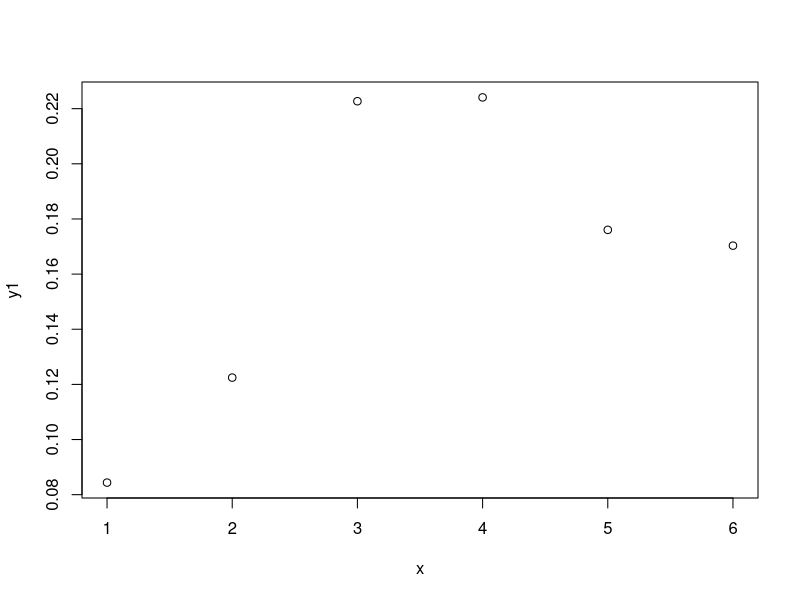

Here is the R script that generated this plot: (Note: this script raises an error after producing the figure.)
## Try to reproduce ologit in R
library(MASS)
library(ggplot2)
library(tidyr)

p_C2 <- c(0.3,0.2,0.15,0.2, 0.1, 0.05)  # control group outcome probabilities
p_E2 <- c(0.15,0.3,0.1, 0.2, 0.2, 0.05)  # experimental group outcome probabilities
p_C <- c(0.2, 0.3, 0.3, 0.2)
p_E <- c(0.1, 0.2, 0.4, 0.3)

##### Function that generates a simplex vector ####
# Zufallsvektoren auf dem Simplex
random_simplex <- function(n) {
  x <- rgamma(5, shape = 1, rate = 1)  # oder shape = alpha für andere Verteilungen
  x / sum(x)
}

normal_simplex <- function(n, favored_cat) {
  x <- seq(1, n, by = 1)
  y <- dnorm(x, mean =  x[favored_cat], sd = 2.5)
  noise <- runif(n, min = 0.8, max = 1.2) # Add random noise (for example, 10% variation)
  y_noisy <- y * noise  # Apply noise and normalize
  y1 <- y_noisy/sum(y_noisy)
  plot(x,y1)
  return(y1)
}
normal_simplex(6, 4)

# Function that generates two simplex vectors, where the second has higher values on average
generate_two_simplex_vectors <- function(n, bias_strength = 2) {
  # Vektor A: gleichmäßige Dirichlet-Verteilung
  alpha_a <- rep(1, n)
  a <- rgamma(n, shape = alpha_a, rate = 1)
  a <- a / sum(a)
  
  # Vektor B: größere alpha-Werte an denselben Stellen, wo a hoch ist
  # Das verstärkt die hohen Werte weiter
  alpha_b <- 1 + bias_strength * a  # bias_strength steuert die Verstärkung
  b <- rgamma(n, shape = alpha_b, rate = 1)
  b <- b / sum(b)
  
  list(a = a, b = b)
}

############# Proportional Odds Method #########################################
# This function (adapted from Kieser 2020) will calculate the needed sample size based on p_C and p_E for proportional odds regression. A piece is still missing. Please ignore at this stage.
# calculate theta_A with artcat (Ian Whites) method
calculate_theta_A_old <- function(p_C, p_E, r = 1) {
  # Validate inputs
  if (length(p_C) != length(p_E)) {
    stop("p_C and p_E must have the same length (same number of outcome levels).")
  }
  if (abs(sum(p_C) - 1) > 1e-6 || abs(sum(p_E) - 1) > 1e-6) {
    stop("Probabilities p_C and p_E must each sum to 1.")
  }
  
  K <- length(p_C)  # number of outcome levels
  
  # Construct outcome levels and group labels
  outcome <- rep(c(1:K), times = 2)
  group <- c(rep(c("control"), times = K), rep(c("treatment"), times = K))
  
  # Calculate weights under the alternative hypothesis
  weights_alt <- c(((r * p_C) / (r + 1)), (p_E / (r + 1)))
  
  # Create synthetic dataset
  data_alt <- data.frame(
    outcome = factor(outcome, ordered = TRUE),
    group = factor(group, levels = c("control", "treatment")),
    weight = weights_alt
  )
  
  # Fit proportional odds model under the alternative
  model_alt <- suppressWarnings(
    polr(outcome ~ group, data = data_alt, weights = weight, method = "logistic", Hess = TRUE)
  )
  
  # Extract coefficient of treatment effect
  coef_alt <- -coef(summary(model_alt))["grouptreatment", "Value"]
  var_alt <- coef(summary(model_alt))["grouptreatment", "Std. Error"]
  alt <- data.frame("coef" = coef_alt, "Var" = var_alt)
  return(alt)
}

calculate_theta_A <- function(p_C, p_E, r = 1) {
  # Validate inputs
  if (length(p_C) != length(p_E)) {
    stop("p_C and p_E must have the same length (same number of outcome levels).")
  }
  if (abs(sum(p_C) - 1) > 1e-6 || abs(sum(p_E) - 1) > 1e-6) {
    stop("Probabilities p_C and p_E must each sum to 1.")
  }
  K <- length(p_C)  # number of outcome levels
  
  # Construct outcome levels and group labels
  outcome <- rep(1:K, 2) 
  group <- c(rep("control", K), rep("treatment", K))
  
  if(length(p_C)==3){
    weight <- c(((r * p_C) / (r + 1)), (p_E / (r + 1)))
  } else {
    N <- 1e6
    weight <- round(N*c(((r * p_C) / (r + 1)), (p_E / (r + 1))))
  }
  
  # Create synthetic dataset
  data_alt <- data.frame(
    outcome = factor(outcome, ordered = TRUE),
    group = factor(group, levels = c("control", "treatment")),
    weight = weight
  )
  
  # Fit proportional odds model under the alternative
  model_alt <- polr(outcome ~ group, data = data_alt, weights = weight, method = "logistic", Hess = TRUE)
  
  # Extract coefficient of treatment effect
  coef_alt <- -coef(summary(model_alt))["grouptreatment", "Value"]
  var_alt <- coef(summary(model_alt))["grouptreatment", "Std. Error"]
  alt <- data.frame("coef" = coef_alt, "Var" = var_alt)
  return(alt)
}

calculate_theta_A2 <- function(p_C, p_E, r = 1) {
  # Validate inputs
  if (length(p_C) != length(p_E)) {
    stop("p_C and p_E must have the same length (same number of outcome levels).")
  }
  if (abs(sum(p_C) - 1) > 1e-6 || abs(sum(p_E) - 1) > 1e-6) {
    stop("Probabilities p_C and p_E must each sum to 1.")
  }
  if(length(p_C)==3){
    N <- 1
    counts_C <- (r / (r + 1)) * p_C
    counts_E <- (1 / (r + 1)) * p_E
    } else {
      N <- 1e6
      counts_C <- round(N * (r / (r + 1)) * p_C)
      counts_E <- round(N * (1 / (r + 1)) * p_E)
    }
  K <- length(p_C)  # number of outcome levels
  
  # Construct outcome levels and group labels
  outcome <- rep(1:K, 2) 
  group <- c(rep("control", K), rep("treatment", K))
  weight <- c(counts_C, counts_E)
  # Create synthetic dataset
  data_alt <- data.frame(
    outcome = factor(outcome, ordered = TRUE),
    group = factor(group, levels = c("control", "treatment")),
    weight = weight
  )
  
  # Fit proportional odds model under the alternative
  model_alt <- polr(outcome ~ group, data = data_alt, weights = weight, method = "logistic", Hess = TRUE)
  
  # Extract coefficient of treatment effect
  coef_alt <- -coef(summary(model_alt))["grouptreatment", "Value"]
  var_alt <- coef(summary(model_alt))["grouptreatment", "Std. Error"]
  alt <- data.frame("coef" = coef_alt, "Var" = var_alt)
  return(alt)
}

calculate_theta_A(p_C = p_C, p_E=p_E, r=1)
calculate_theta_A(p_C=c(0.1,0.2,0.4,0.2, 0.1), p_E=c(0.15,0.35,0.1, 0.2, 0.2), r=1)
calculate_theta_A_old(p_C=c(0.1,0.2,0.4,0.2, 0.1), p_E=c(0.15,0.35,0.1, 0.2, 0.2), r=1)
calculate_theta_A2(p_C=c(0.1,0.2,0.4,0.2, 0.1), p_E=c(0.15,0.35,0.1, 0.2, 0.2), r=1)
calculate_theta_A(p_C=c(0.3,0.2,0.15,0.2, 0.1, 0.05), p_E=c(0.15,0.3,0.1, 0.2, 0.2, 0.05), r=1)
calculate_theta_A(p_C=random_simplex(3), p_E=random_simplex(3), r=1)

calculate_theta_N <- function(p_C, p_E, r = 1) {
  # Null Hypothesis states: theta=0
  # Validate inputs
  if (length(p_C) != length(p_E)) {
    stop("p_C and p_E must have the same length (same number of outcome levels).")
  }
  if (abs(sum(p_C) - 1) > 1e-6 || abs(sum(p_E) - 1) > 1e-6) {
    stop("Probabilities p_C and p_E must each sum to 1.")
  }
  
  K <- length(p_C)  # number of outcome levels
  
  p_i <- (r*p_C+p_E)/(r+1) # expected value of estimand (e.g. risk difference)
                            # make both probabilities equal, so that theta = 0
  
  # Construct outcome levels and group labels
  outcome <- rep(c(1:K), times = 2)
  group <- c(rep(c("control"), times = K), rep(c("treatment"), times = K))
  
  # Calculate weights under the alternative hypothesis
  weights_null <- c(((r * p_i) / (r + 1)), (p_i / (r + 1)))
  
  # Create synthetic dataset
  data_null <- data.frame(
    outcome = factor(outcome, ordered = TRUE),
    group = factor(group, levels = c("control", "treatment")),
    weight = weights_null
  )
  
  # Fit proportional odds model under the alternative
  model_null <- suppressWarnings(
    polr(outcome ~ group, data = data_null, weights = weight, method = "logistic", Hess = TRUE)
  )
  
  # Extract coefficient of treatment effect
  coef_null <- -coef(summary(model_null))["grouptreatment", "Value"]
  var_null <- coef(summary(model_null))["grouptreatment", "Std. Error"]
  null <- data.frame("coef" = coef_null, "Var" = var_null)
  return(null)
}

calculate_theta_N(p_C = p_C, p_E=p_E, r=1)
calculate_theta_N(p_C=c(0.1,0.2,0.4,0.2, 0.1), p_E=c(0.15,0.35,0.1, 0.2, 0.2), r=1)
calculate_theta_N(p_C=c(0.3,0.2,0.15,0.2, 0.1, 0.05), p_E=c(0.15,0.3,0.1, 0.2, 0.2, 0.05), r=1)


samplesize_po_AA <- function(p_C, p_E, alpha, beta, r, p_C2=NULL, p_E2=NULL){
  
  theta_A <- calculate_theta_A_old(p_C, p_E, r)[1,1]
  Var_A <- calculate_theta_A_old(p_C, p_E, r)[1,2]^2
  
  n <- (Var_A*((qnorm(1-alpha/2)+qnorm(1-beta))^2))/(theta_A^2) # White, 2023 Formel 5 (AA)
  n_E <- ceiling(r/(1+r) * n)
  n_C <- ceiling(1/(1+r) * n)
  n_total <- n_E + n_C
  actual_r <- n_E/n_C
  actual_power <- pnorm(sqrt((n_total*(theta_A^2))/Var_A)-qnorm(1-alpha/2))
  actual_power2<-NA
  if (!is.null(p_C2)&!is.null(p_E2)){
    theta_A2 <- calculate_theta_A(p_C2, p_E2, r)[1,1]
    Var_A2 <- calculate_theta_A(p_C2, p_E2, r)[1,2]^2
    actual_power2 <- pnorm(sqrt((n_total*(theta_A2^2))/Var_A2)-qnorm(1-alpha/2))
   }
  return(data.frame(n_total = n_total, n_E = n_E, n_C = n_C,
                    actual_r = actual_r, actual_power = actual_power, actual_power2=actual_power2))
}

samplesize_po_NN <- function(p_C, p_E, alpha, beta, r, p_C2=NULL, p_E2=NULL){
  
  theta_A <- calculate_theta_A_old(p_C, p_E, r)[1,1]
  Var_N <- calculate_theta_N(p_C, p_E, r)[1,2]^2
  
  n <- (Var_N*((qnorm(1-alpha/2)+qnorm(1-beta))^2))/(theta_A^2) # White, 2023 Formel 5 (AA)
  n_E <- ceiling(r/(1+r) * n)
  n_C <- ceiling(1/(1+r) * n)
  n_total <- n_E + n_C
  actual_r <- n_E/n_C
  actual_power <- pnorm(sqrt((n_total*(theta_A^2))/Var_N)-qnorm(1-alpha/2))
  actual_power2<-NA
  if (!is.null(p_C2)&!is.null(p_E2)){
    theta_A2 <- calculate_theta_A_old(p_C2, p_E2, r)[1,1]
    Var_N2 <- calculate_theta_N(p_C2, p_E2, r)[1,2]^2
    actual_power2 <- pnorm(sqrt((n_total*(theta_A2^2))/Var_N2)-qnorm(1-alpha/2))
  }
  return(data.frame(n_total = n_total, n_E = n_E, n_C = n_C,
                    actual_r = actual_r, actual_power = actual_power, actual_power2=actual_power2))
}

samplesize_po_NA <- function(p_C, p_E, alpha, beta, r, p_C2=NULL, p_E2=NULL){
  
  d <- calculate_theta_A_old(p_C, p_E, r)[1,1]
  V_A <- calculate_theta_A_old(p_C, p_E, r)[1,2]^2
  V_N <- calculate_theta_N(p_C, p_E, r)[1,2]^2

  n <- ((sqrt(V_N)*qnorm(1-alpha/2)+sqrt(V_A)*qnorm(1-beta))^2)/(d^2) # White, 2023 Formel 4 (NA)
  n_E <- ceiling(r/(1+r) * n)
  n_C <- ceiling(1/(1+r) * n)
  n_total <- n_E + n_C
  actual_r <- n_E/n_C
  actual_power <- pnorm(((sqrt(n_total*d^2))-(sqrt(V_N)*qnorm(1-alpha/2)))/(sqrt(V_A)))
  actual_power2<-NA
  if (!is.null(p_C2)&!is.null(p_E2)){
    d2 <- calculate_theta_A_old(p_C2, p_E2, r)[1,1]
    V_A2 <- calculate_theta_A_old(p_C2, p_E2, r)[1,2]^2
    V_N2 <- calculate_theta_N(p_C2, p_E2, r)[1,2]^2
    actual_power2 <- pnorm(((sqrt(n_total*d2^2))-(sqrt(V_N2)*qnorm(1-alpha/2)))/(sqrt(V_A2)))
  }
  return(data.frame(n_total = n_total, n_E = n_E, n_C = n_C,
                    actual_r = actual_r, actual_power = actual_power, actual_power2=actual_power2))
}

samplesize_po_kieser <- function(p_C, p_E, alpha, beta, r, p_C2=NULL, p_E2=NULL){
  
  theta_A <- calculate_theta_A_old(p_C, p_E, r)[1,1]
  x = 0
  for (i in 1:length(p_C)){
    x = x + ((p_C[i] + r*p_E[i]) / (1 + r))^3
  }
    n <- (1+r)^2/r * 3*(qnorm(1-alpha/2) + qnorm(1-beta))^2 /
      (theta_A^2 * (1-x)) # Kieser Formel 4.8
  n_E <- ceiling(r/(1+r) * n)
  n_C <- ceiling(1/(1+r) * n)
  n_total <- n_E + n_C
  actual_r <- n_E/n_C
  actual_power <- pnorm(sqrt(n_total * actual_r * theta_A^2 * (1-x)/
                               (3 * (1 + actual_r)^2)) - qnorm(1-alpha/2))
  actual_power2<-NA
  if (!is.null(p_C2)&!is.null(p_E2)){
    theta_A2 <- calculate_theta_A(p_C2, p_E2, r)[1,1]
    actual_power2 <- pnorm(sqrt(n_total * actual_r * theta_A2^2 * (1-x)/
                                  (3 * (1 + actual_r)^2)) - qnorm(1-alpha/2))
  }
  return(data.frame(n_total = n_total, n_E = n_E, n_C = n_C,
                    actual_r = actual_r, actual_power = actual_power, actual_power2=actual_power2))
}
samplesize_po_kieser_known <- function(p_C, p_E, theta, alpha, beta, r, p_C2=NULL, p_E2=NULL){
  
  theta_A <- log(theta)
  x = 0
  for (i in 1:length(p_C)){
    x = x + ((p_C[i] + r*p_E[i]) / (1 + r))^3
  }
  n <- ((1+r)^2/r) * 3*((qnorm(1-alpha/2) + qnorm(1-beta))^2) /
    (theta_A^2 * (1-x)) # Kieser Formel 4.8
  n_E <- ceiling(r/(1+r) * n)
  n_C <- ceiling(1/(1+r) * n)
  n_total <- n_E + n_C
  actual_r <- n_E/n_C
  actual_power <- pnorm(sqrt(n_total * actual_r * theta_A^2 * (1-x)/
                               (3 * (1 + actual_r)^2)) - qnorm(1-alpha/2))
  actual_power2<-NA
  if (!is.null(p_C2)&!is.null(p_E2)){
    theta_A2 <- calculate_theta_A(p_C2, p_E2, r)[1,1]
    actual_power2 <- pnorm(sqrt(n_total * actual_r * theta_A2^2 * (1-x)/
                                  (3 * (1 + actual_r)^2)) - qnorm(1-alpha/2))
  }
  return(data.frame(n_total = n_total, n_E = n_E, n_C = n_C,
                    actual_r = actual_r, actual_power = actual_power, actual_power2=actual_power2))
}

samplesize_po_AA(p_C=p_C, p_E=p_E, alpha = 0.05, beta = 0.2, r=1)
samplesize_po_AA(p_C=p_C, p_E=p_E, alpha = 0.05, beta = 0.2, r=1, p_C2, p_E2)
samplesize_po_AA(p_C=p_C, p_E=p_E, alpha = 0.05, beta = 0.2, r=1, p_C2= c(0.1,0.2,0.4,0.3), p_E2=c(0.25,0.35,0.2, 0.2))
samplesize_po_AA(p_C=c(0.1,0.2,0.4,0.3), p_E=c(0.15,0.35,0.2, 0.3), alpha = 0.05, beta = 0.2, r=1)

t1<- samplesize_po_NN(p_C=p_C, p_E=p_E, alpha = 0.05, beta = 0.2, r=1)
t2<-samplesize_po_NN(p_C=p_C, p_E=p_E, alpha = 0.05, beta = 0.2, r=1, p_C2, p_E2)
t3<-samplesize_po_NN(p_C=p_C, p_E=p_E, alpha = 0.05, beta = 0.2, r=1, p_C2= c(0.1,0.2,0.4,0.3), p_E2=c(0.25,0.35,0.2, 0.2))
samplesize_po_NN(p_C=c(0.1,0.2,0.4,0.3), p_E=c(0.15,0.35,0.2, 0.3), alpha = 0.05, beta = 0.2, r=1)



samplesize_po_NA(p_C=p_C, p_E=p_E, alpha = 0.05, beta = 0.2, r=1)
samplesize_po_NA(p_C=c(0.1,0.2,0.4,0.3), p_E=c(0.15,0.35,0.2, 0.3), alpha = 0.05, beta = 0.2, r=1)

samplesize_po_kieser(p_C=p_C, p_E=p_E, alpha = 0.05, beta = 0.2, r=1)
samplesize_po_kieser(p_C=c(0.1,0.2,0.4,0.3), p_E=c(0.15,0.35,0.2, 0.3), alpha = 0.05, beta = 0.2, r=1)

##### Compare Kieser to White Method #####
comp_PO <- function(alpha=0.05, beta=0.2, r=1, iter=1000, bias = 1.2){
  results_NN <-  data.frame()
  results_AA <-  data.frame()
  results_NA <-  data.frame()
  results_k <- data.frame()
  for (i in seq_along(1:iter)) {
  set.seed(i)
  prob_length <- sample(c(3,4,5,6,7,8), 1)
  print(i)
  p <- generate_two_simplex_vectors(prob_length, bias)
  p_C <- p[[1]]
  p_E <- p[[2]]
  results_NN <- rbind(results_NN, as.data.frame(samplesize_po_NN(p_C=p_C, p_E=p_E, alpha, beta, r)))
  results_AA <- rbind(results_AA, as.data.frame(samplesize_po_AA(p_C=p_C, p_E=p_E, alpha, beta, r)))
  results_NA <- rbind(results_NA, as.data.frame(samplesize_po_NA(p_C=p_C, p_E=p_E, alpha, beta, r)))
  results_k <- rbind(results_k, as.data.frame(samplesize_po_kieser(p_C=p_C, p_E=p_E, alpha, beta, r)))
  }
  return(list(results_NN, results_k, results_AA, results_NA))
}

comp_w_k <- comp_PO(iter=10000)
# how often is NN the same as Kieser
length(which(comp_w_k[[1]]$n_total == comp_w_k[[2]]$n_total))/10000 # 94.8% , 520 unequal
mean(comp_w_k[[1]]$n_total - comp_w_k[[2]]$n_total)
# how often is AA the same as Kieser
length(which(comp_w_k[[2]]$n_total == comp_w_k[[3]]$n_total))/10000 # 0%
mean(comp_w_k[[2]]$n_total - comp_w_k[[3]]$n_total)
# how often is NA the same as Kieser
length(which(comp_w_k[[2]]$n_total == comp_w_k[[4]]$n_total))/10000 # 0.53 %
mean(comp_w_k[[4]]$n_total - comp_w_k[[2]]$n_total)

# look at Power:
mean(comp_w_k[[1]]$actual_power - comp_w_k[[2]]$actual_power)

# what is the mean difference of the unequal sample sizes of Kieser and NN?
neq <- which(comp_w_k[[1]]$n_total != comp_w_k[[2]]$n_total)
mean(abs(comp_w_k[[1]]$n_total[neq] - comp_w_k[[2]]$n_total[neq])) # mean abs difference of unequal sample sizes
mean(abs(comp_w_k[[1]]$n_total - comp_w_k[[2]]$n_total))# mean abs difference: 44.85
median(comp_w_k[[1]]$n_total - comp_w_k[[2]]$n_total)# median abs difference = 0
mean(comp_w_k[[1]]$n_total[neq]) # mean NN sample size of unequal pairs


# Bias = 2
comp_w_k2 <- comp_PO(iter=10000, bias = 2)
length(which(comp_w_k2[[1]]$n_total == comp_w_k2[[2]]$n_total))/10000 # 94.04%
neq <- which(comp_w_k2[[1]]$n_total != comp_w_k2[[2]]$n_total)
mean(comp_w_k2[[1]]$n_total[neq] - comp_w_k2[[2]]$n_total[neq])
plot(comp_w_k2[[1]]$n_total, comp_w_k2[[2]]$n_total)
# look at Power:
mean(comp_w_k2[[1]]$actual_power - comp_w_k2[[2]]$actual_power)

# Bias = 3
comp_w_k3 <- comp_PO(iter=10000, bias = 3)
length(which(comp_w_k3[[1]]$n_total == comp_w_k3[[2]]$n_total))/10000 # 93.93%
neq <- which(comp_w_k3[[1]]$n_total != comp_w_k3[[2]]$n_total)
mean(comp_w_k3[[1]]$n_total[neq] - comp_w_k3[[2]]$n_total[neq])
# look at Power:
mean(comp_w_k3[[1]]$actual_power - comp_w_k3[[2]]$actual_power)

# r = 0.8
comp_w_k4 <- comp_PO(iter=10000, r=0.8)
length(which(comp_w_k4[[1]]$n_total == comp_w_k4[[2]]$n_total))/10000 # 31.82%
# how often is AA the same as Kieser
length(which(comp_w_k4[[2]]$n_total == comp_w_k4[[3]]$n_total))/10000 # 0.88%
# how often is NA the same as Kieser
length(which(comp_w_k4[[2]]$n_total == comp_w_k4[[4]]$n_total))/10000 # 5.36 %
neq <- which(comp_w_k4[[1]]$n_total != comp_w_k4[[2]]$n_total)
mean(comp_w_k4[[1]]$n_total[neq] - comp_w_k4[[2]]$n_total[neq])
plot(comp_w_k4[[1]]$n_total, comp_w_k4[[2]]$n_total)
# look at Power:
mean(comp_w_k4[[1]]$actual_power - comp_w_k4[[2]]$actual_power)

# r = 0.4
comp_w_k5 <- comp_PO(iter=10000, r=0.4)
length(which(comp_w_k5[[1]]$n_total == comp_w_k5[[2]]$n_total))/10000 # 9.94%
# how often is AA the same as Kieser
length(which(comp_w_k5[[2]]$n_total == comp_w_k5[[3]]$n_total))/10000 # 1.75%
# how often is NA the same as Kieser
length(which(comp_w_k5[[2]]$n_total == comp_w_k5[[4]]$n_total))/10000 # 5.47 %
neq <- which(comp_w_k5[[1]]$n_total != comp_w_k5[[2]]$n_total)
mean(comp_w_k5[[1]]$n_total[neq] - comp_w_k5[[2]]$n_total[neq])
plot(comp_w_k5[[1]]$n_total, comp_w_k5[[2]]$n_total)
# look at Power:
mean(comp_w_k5[[1]]$actual_power - comp_w_k5[[2]]$actual_power)

############# Wilcoxon- Mann- Whitney Method ###################################
# This function calculates pi_A based on p_E and p_C
# Kieser Formula 4.4
calculate_pi_A<-function(p_C,p_E)
{
  x <- 0
  p_C_cum <- cumsum(p_C)
  for (i in 2:length(p_E)){
    x <- x + p_E[i] * p_C_cum[i-1]
  }
  y <- 0
  for (i in 1:length(p_E)){
    y <- y + 0.5 * p_E[i] * p_C[i]
  }
  return(x+y)  
}

# Wilcoxon-Mann-Whitney test for ordered categorical data (Kieser, 2020)
# This function (adapted from Kieser 2020) calculates the needed sample size based on p_C and p_E for a form of Mann-Whitney test taking ties into account. 
# p_C2 and p_E2: "true" Probabilites (unknown in real life, but "known" in Simulation)

samplesize_AfS <- function(p_C, p_E, alpha, beta, r, p_C2=NULL, p_E2=NULL){
  # calculate pi_A
  pi_A <- calculate_pi_A(p_C,p_E)
  
  # calculate sample size
  x <- 0
  for (i in 1:length(p_C)){
    x <- x + ((r*p_C[i] + p_E[i]) / (1 + r))^3
  } 
  n <- ((1+r)^2/r) * ((qnorm(1-(alpha/2)) + qnorm(1-beta))^2) / 12 *
    (1-x)/((pi_A - 0.5)^2) # Kieser Formula 4.7
  n_E <- ceiling(r/(1+r) * n)
  n_C <- ceiling(1/(1+r) * n)
  n_total <- n_E + n_C
  actual_r <- n_E/n_C
  actual_power <- pnorm(abs(pi_A-0.5) / (1 + actual_r)*
                          sqrt(n_total * actual_r * 12/(1-x)) - qnorm(1-alpha/2))
  actual_power2<-NA
  if (!is.null(p_C2)&!is.null(p_E2))
  {
  pi_A2<-calculate_pi_A(p_C2,p_E2)
  actual_power2 <- pnorm(abs(pi_A2-0.5) / (1 + actual_r)*
                          sqrt(n_total * actual_r * 12/(1-x)) - qnorm(1-alpha/2))
  }
  return(data.frame(n_total = n_total, n_E = n_E, n_C = n_C,
                    actual_r = actual_r, actual_power = actual_power, actual_power2=actual_power2))
}


############# t-test Method ####################################################

# This function calculates delta_A (difference between control and exp. group) and sigma based on p_C and p_E
# 
calculate_delta_A_sigma<-function(p_C,p_E){
  K<-length(p_C)
  mu_E<-sum((1:K)*p_E)
  mu_C<-sum((1:K)*p_C)
  delta_A<-mu_E-mu_C  
  sigma_C<- sqrt(sum(p_C*((1:K)-mu_C)^2))
  sigma_E<- sqrt(sum(p_E*((1:K)-mu_E)^2))
  sigma<-0.5*(sigma_C+sigma_E)
  list(delta_A=delta_A,sigma=sigma)
}

# This function (adapted from Kieser 2020) calculates the needed sample size based on p_C and p_E for the two-sample t-test using the Guenther & Schouten correction 

samplesize_ttestord<-  function(p_C, p_E, alpha, beta, r, p_C2=NULL, p_E2=NULL){
 
  param<-calculate_delta_A_sigma(p_C,p_E)
  # could be formula 8.4 from kieser 2020
  n_C <- ceiling((1+r)/r * (qnorm(1-alpha/2) + qnorm(1-beta))^2 *
                   (param$sigma/param$delta_A)^2 + (qnorm(1-alpha/2)^2) / (2*(1+r)))
  n_E <- ceiling((1+r) * (qnorm(1-alpha/2) + qnorm(1-beta))^2 *
                   (param$sigma/param$delta_A)^2 + r * (qnorm(1-alpha/2)^2) / (2*(1+r)))
  actual_r <- n_E/n_C
  n_total <- n_E + n_C
  actual_power <- pnorm(1/((1+actual_r) * abs(param$sigma/param$delta_A)) *
                          sqrt(actual_r*(n_total-(qnorm(1-alpha/2)^2)/
                                           (2
                                              #*(1+actual_r) # this should not be in the formula
                                              ))) - qnorm(1-alpha/2))
  actual_power2<-NA
  if (!is.null(p_C2)&!is.null(p_E2))
  {
    param2<-calculate_delta_A_sigma(p_C2,p_E2)
    actual_power2 <- pnorm(1/((1+actual_r) * abs(param2$sigma/param2$delta_A)) *
                             sqrt(actual_r*(n_total-(qnorm(1-alpha/2)^2)/
                                              (2
                                               #*(1+actual_r)
                                               ))) - qnorm(1-alpha/2))
  }
  return(data.frame(n_total = n_total, n_E = n_E, n_C = n_C,
                    actual_r = actual_r, actual_power = actual_power, actual_power2=actual_power2))
}
samplesize_ttestord_kieser<-  function(p_C, p_E, alpha, beta, r, p_C2=NULL, p_E2=NULL){
  
  param<-calculate_delta_A_sigma(p_C,p_E)
  # could be formula 8.4 from kieser 2020
  n_C <- ceiling((1+r)/r * (qnorm(1-alpha/2) + qnorm(1-beta))^2 *
                   (param$sigma/param$delta_A)^2 + (qnorm(1-alpha/2)^2) / (2*(1+r)))
  n_E <- ceiling((1+r) * (qnorm(1-alpha/2) + qnorm(1-beta))^2 *
                   (param$sigma/param$delta_A)^2 + r * (qnorm(1-alpha/2)^2) / (2*(1+r)))
  actual_r <- n_E/n_C
  n_total <- n_E + n_C
  actual_power <- pnorm(1/((1+actual_r) * abs(param$sigma/param$delta_A)) *
                          sqrt(actual_r*(n_total-(qnorm(1-alpha/2)^2)/
                                           (2*(1+actual_r)))) - qnorm(1-alpha/2))
  actual_power2<-NA
  if (!is.null(p_C2)&!is.null(p_E2))
  {
    param2<-calculate_delta_A_sigma(p_C2,p_E2)
    actual_power2 <- pnorm(1/((1+actual_r) * abs(param2$sigma/param2$delta_A)) *
                             sqrt(actual_r*(n_total-(qnorm(1-alpha/2)^2)/
                                              (2*(1+actual_r)))) - qnorm(1-alpha/2))
  }
  return(data.frame(n_total = n_total, n_E = n_E, n_C = n_C,
                    actual_r = actual_r, actual_power = actual_power, actual_power2=actual_power2))
}

samplesize_ttestord(p_C, p_E, r=1, alpha = 0.05, beta = 0.2)

# Compare the two Versions

comp_ttest <- function(alpha=0.05, beta=0.2, r=1, iter=1000, bias = 1.2){
  results_kieser <-  data.frame()
  results_me <-  data.frame()
  for (i in seq_along(1:iter)) {
    set.seed(i)
    prob_length <- sample(c(3,4,5,6,7,8), 1)
    print(i)
    p <- generate_two_simplex_vectors(prob_length, bias)
    p_C <- p[[1]]
    p_E <- p[[2]]
    results_kieser <- rbind(results_kieser, as.data.frame(samplesize_ttestord_kieser(p_C=p_C, p_E=p_E, alpha, beta, r)))
    results_me <- rbind(results_me, as.data.frame(samplesize_ttestord(p_C=p_C, p_E=p_E, alpha, beta, r)))
   }
  return(list(results_kieser, results_me))
}

c_ttest_1 <- comp_ttest(iter = 10000)
length(which(c_ttest_1[[1]]$n_total == c_ttest_1[[2]]$n_total))/10000 # for r=1 the sample size is always the same

# r=0.4
c_ttest_2 <- comp_ttest(iter = 10000, r = 0.4)
length(which(c_ttest_2[[1]]$n_total == c_ttest_2[[2]]$n_total))/10000 # for r=0.8 the sample size is always the same


############# Simulation Functions #############################################
# This function (written by ALB) generates RCT data of total size n_pilot with randomization ratio r and 
# probability vectors p_C and p_E in the control and experimental arms, respectively, and returns the 
# resulting estimates for p_C and p_E.
generate.pEpC.estimate<-function(p_C, p_E, r, n_pilot){
  y<-rbinom(n_pilot,1,r/(r+1))  
  n_E <- sum(y)
  n_C <- n_pilot - n_E
  phat_C <- as.vector(rmultinom(1, size=n_C, prob=p_C)/n_C)
  phat_E <- as.vector(rmultinom(1, size=n_E, prob=p_E)/n_E)
  list(C=phat_C,E=phat_E)
}


# This function (written by ALB) returns the distribution of the needed sample sizes calculated using methods ttest_ord, AfS and PO over niter pilot datasets.

simulation<-function(p_C, p_E, r=1, n_pilot, niter=1000, alpha=0.05,beta=0.2){
  n_needed<-matrix(NA,niter,3)
  colnames(n_needed)<-c("AfS","ttestord", "po")
  actual_power2<-matrix(NA,niter,3)
  colnames(actual_power2)<-c("AfS","ttestord", "po")
  for (i in 1:niter){
    set.seed(i)
    print(i)
    phat<-generate.pEpC.estimate(p_C=p_C, p_E=p_E, r=r, n_pilot=n_pilot)
    result_AfS<-samplesize_AfS(p_C=phat$C, p_E=phat$E, alpha=alpha, beta=beta, r=r, p_C2=p_C, p_E2=p_E)
    result_ttestord<-samplesize_ttestord(p_C=phat$C, p_E=phat$E, alpha=alpha, beta=beta, r=r, p_C2=p_C, p_E2=p_E)
    result_po <- samplesize_po_NN(p_C=phat$C, p_E=phat$E, alpha=alpha, beta=beta, r=r, p_C2=p_C, p_E2=p_E) # newly added
    n_needed[i,1]<- result_AfS$n_total
    n_needed[i,2]<- result_ttestord$n_total
    n_needed[i,3]<- result_po$n_total
    actual_power2[i,1]<-result_AfS$actual_power2
    actual_power2[i,2]<-result_ttestord$actual_power2
    actual_power2[i,3]<-result_po$actual_power2
  }
  nmin<-apply(n_needed,FUN=min,MARGIN=1)
  whichnmin<-apply(n_needed,FUN=which.min,MARGIN=1)
  actual_power_nmin<-actual_power2[cbind(1:niter,whichnmin)]
  list(n_needed=n_needed,actual_power = actual_power2, 
       nmin=nmin,actual_power_nmin=actual_power_nmin,
       method = c("AfS", "ttest", "PO")[whichnmin])
}


############# Simulation Application ###########################################
# Small demo in an example setting.
p_C<-c(0.2,0.3,0.3,0.2)
p_E<-c(0.1, 0.2, 0.4, 0.3)
r<-1 

# compute needed sample sizes for these values of p_C and p_E:
samplesize_AfS(p_C, p_E, alpha=0.05, beta=0.2, r)
samplesize_ttestord(p_C, p_E, alpha=0.05, beta=0.2, r)
samplesize_po_kieser(p_C, p_E, alpha=0.05, beta=0.2, r)
samplesize_po_NA(p_C, p_E, alpha=0.05, beta=0.2, r)
samplesize_po_NN(p_C, p_E, alpha=0.05, beta=0.2, r)
rbind(samplesize_AfS(p_C, p_E, alpha=0.05, beta=0.2, r), 
      samplesize_ttestord(p_C, p_E, alpha=0.05, beta=0.2, r), 
      samplesize_po_kieser(p_C, p_E, alpha=0.05, beta=0.2, r),
      samplesize_po_NN(p_C, p_E, alpha=0.05, beta=0.2, r))

# perform test simulations for different values of n_pilot and compute how often n calculated by AfS is small than n calculated by ttestord
test50<-simulation(p_C,p_E,n_pilot=50,niter=10000)
mean(test50$n_needed[,1]<test50$n_needed[,2]) #how often n calculated by AfS is smaller than n calculated by ttestord
mean(test50$n_needed[,2]<test50$n_needed[,3])
mean(test50$n_needed[,1]<test50$n_needed[,3])
# which Method calculated the minimal sample size overall
colnames(test50$n_needed)[which(as.matrix(test50$n_needed) == min(test50$n_needed), arr.ind = TRUE)[1,2]]

mean(test50$actual_power_nmin)
median(test50$actual_power_nmin)
hist(test50$actual_power_nmin)
plot(test50$actual_power_nmin, type = 'p', col = factor(test50$method))
legend("topleft", legend = levels(factor(test50$method)), 
       pch = 19, col = factor(levels(factor(test50$method))))
df50 <- data.frame("power_nmin" = test50$actual_power_nmin, "method" = test50$method)
ggplot(df50, aes(x = power_nmin, fill = method, colour = method)) + 
  geom_histogram(alpha = 0.3, position = "identity")

test500<-simulation(p_C,p_E,n_pilot=500,niter=10000)
mean(test500$n_needed[,1]<test500$n_needed[,2])     # how often n calculated by AfS is smaller than n calculated by ttestord
mean(test500$n_needed[,2]<test500$n_needed[,3])     # how often n calculated by ttest is smaller than n calculated by PO
mean(test500$n_needed[,1]<test500$n_needed[,3])     # how often n calculated by AfS is smaller than n calculated by PO
c(mean(test500$n_needed[,1]<test500$n_needed[,2]), mean(test500$n_needed[,2]<test500$n_needed[,3]), 
  mean(test500$n_needed[,1]<test500$n_needed[,3]))
mean(test500$actual_power_nmin)
median(test500$actual_power_nmin)
hist(test500$actual_power_nmin)
plot(test500$actual_power_nmin, type = 'p', col = factor(test500$method))
legend("topleft", legend = levels(factor(test500$method)), 
       pch = 19, col = factor(levels(factor(test500$method))))
df500 <- data.frame("power_nmin" = test500$actual_power_nmin, "method" = test500$method)
ggplot(df500, aes(x = power_nmin, fill = method, colour = method)) + 
  geom_histogram(alpha = 0.3, position = "identity")
length(which(test500$method == "PO"))/10000
length(which(test500$method == "ttest"))/10000

test1000<-simulation(p_C, p_E, n_pilot=1000, niter=10000)
mean(test1000$n_needed[,1]<test1000$n_needed[,2])
mean(test1000$actual_power_nmin)
hist(test1000$actual_power_nmin)
plot(test1000$actual_power_nmin, type = 'p', col = factor(test1000$method))
  legend("topleft", legend = levels(factor(test1000$method)), 
         pch = 19, col = factor(levels(factor(test1000$method))))
df1000 <- data.frame("power_nmin" = test1000$actual_power_nmin, "method" = test1000$method)
ggplot(df1000, aes(x = power_nmin, fill = method, colour = method)) + 
    geom_histogram(alpha = 0.3, position = "identity")
length(which(test1000$method == "PO"))/10000
length(which(test1000$method == "ttest"))/10000

#plot the actual_powers of the methods
hist(test1000$actual_power[,1])
hist(test1000$actual_power[,2])
hist(test1000$actual_power[,3])
### now layer them?

### maybe do this with the three po methods???

test10000_1<-simulation(p_C,p_E,n_pilot=10000,niter=1000)
mean(test10000_1$actual_power_nmin)
hist(test10000_1$actual_power_nmin)
plot(test10000_1$actual_power_nmin, type = 'p', col = factor(test10000_1$method))
legend("topleft", legend = levels(factor(test10000_1$method)), 
       pch = 19, col = factor(levels(factor(test10000_1$method))))
df10000_1 <- data.frame("power_nmin" = test10000_1$actual_power_nmin, "method" = test10000_1$method)
ggplot(df10000_1, aes(x = power_nmin, fill = method, colour = method)) + 
  geom_histogram(alpha = 0.3, position = "identity")
  
test10000<-simulation(p_C,p_E,n_pilot=10000,niter=10000)
mean(test10000$actual_power_nmin)
hist(test10000$actual_power_nmin)
plot(test10000$actual_power_nmin, type = 'p', col = factor(test10000$method))
legend("topleft", legend = levels(factor(test10000$method)), 
       pch = 19, col = factor(levels(factor(test10000$method))))
df10000 <- data.frame("power_nmin" = test10000$actual_power_nmin, "method" = test10000$method)
ggplot(df10000, aes(x = power_nmin, fill = method, colour = method)) + 
  geom_histogram(alpha = 0.3, position = "identity")
length(which(test10000$method == "PO"))/10000
length(which(test10000$method == "ttest"))/10000

test15000<-simulation(p_C,p_E,n_pilot=15000,niter=10000)
mean(test15000$actual_power_nmin)
hist(test15000$actual_power_nmin)
plot(test15000$actual_power_nmin, type = 'p', col = factor(test15000$method))
legend("topleft", legend = levels(factor(test15000$method)), 
       pch = 19, col = factor(levels(factor(test15000$method))))
df15000 <- data.frame("power_nmin" = test15000$actual_power_nmin, "method" = test15000$method)
ggplot(df15000, aes(x = power_nmin, fill = method, colour = method)) + 
  geom_histogram(alpha = 0.3, position = "identity")

### for r=0.8
test1000_0.8<-simulation(p_C,p_E,n_pilot=1000,niter=10000, r=0.8)
mean(test1000_0.8$actual_power_nmin)
hist(test1000_0.8$actual_power_nmin)
df1000_0.8 <- data.frame("power_nmin" = test1000_0.8$actual_power_nmin, "method" = test1000_0.8$method)
ggplot(df1000_0.8, aes(x = power_nmin, fill = method, colour = method)) + 
  geom_histogram(alpha = 0.3, position = "identity")

test10000_0.8<-simulation(p_C,p_E,n_pilot=10000,niter=10000, r=0.8)
mean(test10000_0.8$actual_power_nmin)
hist(test10000_0.8$actual_power_nmin)
df10000_0.8 <- data.frame("power_nmin" = test10000_0.8$actual_power_nmin, "method" = test10000_0.8$method)
ggplot(df10000_0.8, aes(x = power_nmin, fill = method, colour = method)) + 
  geom_histogram(alpha = 0.3, position = "identity")

### for r=0.4
test1000_0.4<-simulation(p_C,p_E,n_pilot=1000,niter=10000, r=0.4)
mean(test1000_0.4$actual_power_nmin)
hist(test1000_0.4$actual_power_nmin)

test10000_0.4<-simulation(p_C,p_E,n_pilot=10000,niter=10000, r=0.4)
mean(test10000_0.4$actual_power_nmin)
hist(test10000_0.4$actual_power_nmin)
df10000_0.4 <- data.frame("power_nmin" = test10000_0.4$actual_power_nmin, "method" = test10000_0.4$method)
ggplot(df10000_0.4, aes(x = power_nmin, fill = method, colour = method)) + 
  geom_histogram(alpha = 0.3, position = "identity")

### for r=0.2
test1000_0.2<-simulation(p_C,p_E,n_pilot=1000,niter=10000, r=0.2)
mean(test1000_0.2$actual_power_nmin)
hist(test1000_0.2$actual_power_nmin)
df1000_0.2 <- data.frame("power_nmin" = test1000_0.2$actual_power_nmin, "method" = test1000_0.2$method)
ggplot(df1000_0.2, aes(x = power_nmin, fill = method, colour = method)) + 
  geom_histogram(alpha = 0.3, position = "identity")

test10000_0.2<-simulation(p_C,p_E,n_pilot=10000,niter=10000, r=0.2)
mean(test10000_0.2$actual_power_nmin)
hist(test10000_0.2$actual_power_nmin)
df10000_0.2 <- data.frame("power_nmin" = test10000_0.2$actual_power_nmin, "method" = test10000_0.2$method)
ggplot(df10000_0.2, aes(x = power_nmin, fill = method, colour = method)) + 
  geom_histogram(alpha = 0.3, position = "identity")


###### Multiple Simulations in one plot #########
### Function to make Simulations in different settings
sim_min_power <- data.frame("n_pilot"=c(NA), "min_n" = c(NA), "min_n_power" = c(NA), "method" = c(NA))
sim_mean_power <- data.frame("n_pilot"=c(NA), "nmin_power"=c(NA))
settings <- function(n_vector, p_C, p_E, r, niter){
  for (i in seq_along(n_vector)) {
    sim <- simulation(p_C, p_E, r, n_pilot = n_vector[i], niter)
    sim_min_power[i,2]<- mean(min(sim$nmin))
    sim_min_power[i,3] <- mean(sim$actual_power[which.min(sim$nmin)])
    sim_min_power[i,4] <- sim$method[which.min(sim$nmin)]
    sim_min_power[i,1] <- n_vector[i]
    sim_mean_power[i,2] <- mean(sim$actual_power_nmin)
    sim_mean_power[i,1] <- n_vector[i]}
  return(list(sim_mean_power, sim_min_power))
}

sim_small_test <- settings(n_vector = c(seq(150,1000,50), seq(1500, 12000, 500)),
                           p_C, p_E, r, niter=10000)
ggplot(sim_small_test[[1]], aes(x=n_pilot, y=nmin_power)) +
  geom_point()+
  geom_hline(yintercept=0.8, color = "red")
ggplot(sim_small_test[[2]], aes(x=n_pilot, y=min_n, color = method)) +
  geom_point()
length(which(sim_small_test[[2]]$method =="PO"))/nrow(sim_small_test[[2]])


ggplot(sim_small_test[[2]], aes(x=n_pilot, y=min_n_power, color = method)) +
  geom_point()+
  geom_point(data = sim_small_test[[1]], mapping = aes(x = n_pilot, y = nmin_power), color="blue")+
  geom_hline(yintercept=0.8, color = "red")


sim_test <- settings(n_vector = c(seq(150,1000,50), seq(1500, 12000, 500)), p_C, p_E, r, niter = 1000)
ggplot(sim_test[[1]], aes(x=n_pilot, y=nmin_power)) +
  geom_point()+
  geom_hline(yintercept=0.8, color = "red")

# now with more iterations, to get rid of the variation
sim_test_iter <- settings(n_vector = c(seq(150,1000,50), seq(1500, 12000, 500)), p_C, p_E, r, niter = 10000)
ggplot(sim_test_iter[[1]], aes(x=n_pilot, y=nmin_power)) +
  geom_point()+
  geom_hline(yintercept=0.8, color = "red")
ggplot(sim_test_iter[[2]], aes(x=n_pilot, y=min_n, color = method)) +
  geom_point()

# r=0.8
sim_test0.8 <- settings(n_vector = c(seq(150,1000,50), seq(1500, 12000, 500)), p_C, p_E, r=0.8, niter = 10000)
ggplot(sim_test0.8[[1]], aes(x=n_pilot, y=nmin_power)) +
  geom_point()+
  geom_hline(yintercept=0.8, color = "red")
mean(sim_test0.8[[1]]$nmin_power)
ggplot(sim_test0.8[[2]], aes(x=n_pilot, y=min_n, color = method)) +
  geom_point()
length(which(sim_test0.8[[2]]$method=="PO"))/nrow(sim_test0.8[[2]])

# r=0.4
sim_test0.4 <- settings(n_vector = c(seq(150,1000,50), seq(1500, 12000, 500)), p_C, p_E, r=0.4, niter = 10000)
ggplot(sim_test0.4[[1]], aes(x=n_pilot, y=nmin_power)) +
  geom_point()+
  geom_hline(yintercept=0.8, color = "red")
mean(sim_test0.4[[1]]$nmin_power)
ggplot(sim_test0.4[[2]], aes(x=n_pilot, y=min_n, color = method)) +
  geom_point()
length(which(sim_test0.4[[2]]$method=="PO"))/nrow(sim_test0.4[[2]])

# r=0.2
sim_test0.2 <- settings(n_vector = c(seq(150,1000,50), seq(1500, 12000, 500)), p_C, p_E, r=0.2, niter = 10000)
ggplot(sim_test0.2[[1]], aes(x=n_pilot, y=nmin_power)) +
  geom_point()+
  geom_hline(yintercept=0.8, color = "red")
mean(sim_test0.2[[1]]$nmin_power)
ggplot(sim_test0.2[[2]], aes(x=n_pilot, y=min_n, color = method)) +
  geom_point()
length(which(sim_test0.2[[2]]$method=="PO"))/nrow(sim_test0.2[[2]])

###
p_C_2 <- c(0.2, 0.1, 0.15, 0.25, 0.05, 0.1, 0.15)
p_E_2 <- c(0.15, 0.15, 0.1, 0.25, 0.1, 0.1, 0.15)
sim_test2 <- settings(n_vector = c(seq(150,1000,50), seq(1500, 12000, 500)), p_C_2, p_E_2, r, niter = 1000)
ggplot(sim_test2, aes(x=nmin_power, y=n_pilot)) +
  geom_point()

p_C_3 <- c(0.2, 0.1, 0.15, 0.25, 0.05, 0.1, 0.15)
p_E_3 <- c(0.26, 0.08, 0.14, 0.24, 0.04, 0.09, 0.15)
sim_test3 <- settings(n_vector = c(seq(150,1000,50), seq(1500, 12000, 500)), p_C_3, p_E_3, r, niter = 1000)
ggplot(sim_test3, aes(x=nmin_power, y=n_pilot)) +
  geom_point()

p_C_4 <- random_simplex(6)
p_E_4 <- random_simplex(6)
sim_test4 <- settings(n_min = 100, n_max = 10000, steps = 100 , p_C_4, p_E_4, r, niter = 1000)
ggplot(sim_test4, aes(x=nmin_power, y=n_pilot)) +
  geom_point()


p_5 <- generate_two_simplex_vectors(6)
p_C_5 <- p_5[[1]]
p_E_5 <- p_5[[2]]

sim_test5 <- settings(n_vector = c(seq(150,1000,50), seq(1500, 12000, 500)), p_C_5, p_E_5, r, niter = 1000)
ggplot(sim_test5, aes(x=n_pilot, y=nmin_power)) +
  geom_point()



sim_test6 <- settings(n_vector = c(seq(150,1000,50), seq(1500, 12000, 500)), p_C, p_E, r, niter = 10000)
ggplot(sim_test6, aes(x=n_pilot, y=nmin_power)) +
  geom_point()
# -> weniger Schwankungen

##### Compare Methods with normally distributed Prob. #####
set.seed(10)
p_C_norm <- normal_simplex(6,4)
p_C_norm
set.seed(22)
p_E_norm <- normal_simplex(6,3.5)
p_E_norm

test50_norm <-simulation(p_C_norm,p_E_norm,n_pilot=50,niter=10000)
mean(test50_norm$n_needed[,1]<test50_norm$n_needed[,2]) #how often n calculated by AfS is smaller than n calculated by ttestord
mean(test50_norm$n_needed[,2]<test50_norm$n_needed[,3])
mean(test50_norm$n_needed[,1]<test50_norm$n_needed[,3])
# which Method calculated the minimal sample size overall
colnames(test50_norm$n_needed)[which(as.matrix(test50_norm$n_needed) == min(test50_norm$n_needed), arr.ind = TRUE)[1,2]]
mean(test50_norm$actual_power_nmin)
median(test50_norm$actual_power_nmin)
hist(test50_norm$actual_power_nmin)
plot(test50_norm$actual_power_nmin, type = 'p', col = factor(test50_norm$method))
legend("topleft", legend = levels(factor(test50_norm$method)), 
       pch = 19, col = factor(levels(factor(test50_norm$method))))
df50_norm <- data.frame("power_nmin" = test50_norm$actual_power_nmin, "method" = test50_norm$method)
ggplot(df50_norm, aes(x = power_nmin, fill = method, colour = method)) + 
  geom_histogram(alpha = 0.3, position = "identity")
df50_power_norm <- as.data.frame(test50_norm$actual_power) %>%
  pivot_longer(cols = AfS:po, values_to = "power", names_to = "method")
ggplot(df50_power_norm, aes(x = power, fill = method, colour = method)) + 
  geom_histogram(alpha = 0.3, position = "identity")

test500_norm<-simulation(p_C_norm,p_E_norm,n_pilot=500,niter=10000)
mean(test500_norm$n_needed[,1]<test500_norm$n_needed[,2])     # how often n calculated by AfS is smaller than n calculated by ttestord
mean(test500_norm$n_needed[,2]<test500_norm$n_needed[,3])     # how often n calculated by ttest is smaller than n calculated by PO
mean(test500_norm$n_needed[,1]<test500_norm$n_needed[,3])     # how often n calculated by AfS is smaller than n calculated by PO
c(mean(test500_norm$n_needed[,1]<test500_norm$n_needed[,2]),
  mean(test500_norm$n_needed[,2]<test500_norm$n_needed[,3]), 
  mean(test500_norm$n_needed[,1]<test500_norm$n_needed[,3]))
mean(test500_norm$actual_power_nmin)
median(test500_norm$actual_power_nmin)
hist(test500_norm$actual_power_nmin)
plot(test500_norm$actual_power_nmin, type = 'p', col = factor(test500_norm$method))
legend("topleft", legend = levels(factor(test500_norm$method)), 
       pch = 19, col = factor(levels(factor(test500_norm$method))))
df500_norm <- data.frame("power_nmin" = test500_norm$actual_power_nmin, "method" = test500_norm$method)
ggplot(df500_norm, aes(x = power_nmin, fill = method, colour = method)) + 
  geom_histogram(alpha = 0.3, position = "identity")
length(which(test500_norm$method == "PO"))/10000
length(which(test500_norm$method == "ttest"))/10000
length(which(test500_norm$method == "AfS"))/10000

test1000_norm<-simulation(p_C_norm, p_E_norm, n_pilot=1000, niter=10000)
mean(test1000_norm$n_needed[,1]<test1000_norm$n_needed[,2])
mean(test1000_norm$actual_power_nmin)
hist(test1000_norm$actual_power_nmin)
# Plot of minimal sample size per Method
df1000_norm_nmin <- data.frame("nmin" = test1000_norm$nmin, "method" = test1000_norm$method)
ggplot(df1000_norm_nmin, aes(x = nmin, fill = method, colour = method)) + 
  geom_histogram(alpha = 0.3, position = "identity")+
  xlim(0,10000)

plot(test1000_norm$actual_power_nmin, type = 'p', col = factor(test1000_norm$method))
legend("topleft", legend = levels(factor(test1000_norm$method)), 
       pch = 19, col = factor(levels(factor(test1000_norm$method))))
# Plot of minimal power per Method
df1000_norm <- data.frame("power_nmin" = test1000_norm$actual_power_nmin, "method" = test1000_norm$method)
ggplot(df1000_norm, aes(x = power_nmin, fill = method, colour = method)) + 
  geom_histogram(alpha = 0.3, position = "identity")
length(which(test1000_norm$method == "PO"))/10000
length(which(test1000_norm$method == "ttest"))/10000
length(which(test1000_norm$method == "AfS"))/10000

#plot the actual_powers of the methods
hist(test1000_norm$actual_power[,1])
hist(test1000_norm$actual_power[,2])
hist(test1000_norm$actual_power[,3])
### now layer them
df1000_power_norm <- as.data.frame(test1000_norm$actual_power) %>%
  pivot_longer(cols = AfS:po, values_to = "power", names_to = "method")
ggplot(df1000_power_norm, aes(x = power, fill = method, colour = method)) + 
  geom_histogram(alpha = 0.3, position = "identity")


# n_pilot = 5000
test5000_norm<-simulation(p_C_norm, p_E_norm, n_pilot=5000, niter=10000)
mean(test5000_norm$n_needed[,1]<test5000_norm$n_needed[,2])
mean(test5000_norm$actual_power_nmin)
hist(test5000_norm$actual_power_nmin)
plot(test5000_norm$actual_power_nmin, type = 'p', col = factor(test5000_norm$method))
legend("topleft", legend = levels(factor(test5000_norm$method)), 
       pch = 19, col = factor(levels(factor(test5000_norm$method))))
df5000_norm <- data.frame("power_nmin" = test5000_norm$actual_power_nmin, "method" = test5000_norm$method)
ggplot(df5000_norm, aes(x = power_nmin, fill = method, colour = method)) + 
  geom_histogram(alpha = 0.3, position = "identity")
length(which(test5000_norm$method == "PO"))/10000
length(which(test5000_norm$method == "ttest"))/10000
length(which(test5000_norm$method == "AfS"))/10000

# n_pilot=10000
test10000_norm<-simulation(p_C_norm, p_E_norm, n_pilot=10000, niter=10000)
mean(test10000_norm$n_needed[,1]<test10000_norm$n_needed[,2])
mean(test10000_norm$actual_power_nmin)
hist(test10000_norm$actual_power_nmin)
plot(test10000_norm$actual_power_nmin, type = 'p', col = factor(test10000_norm$method))
legend("topleft", legend = levels(factor(test10000_norm$method)), 
       pch = 19, col = factor(levels(factor(test10000_norm$method))))
df10000_norm <- data.frame("power_nmin" = test10000_norm$actual_power_nmin, "method" = test10000_norm$method)
ggplot(df10000_norm, aes(x = power_nmin, fill = method, colour = method)) + 
  geom_histogram(alpha = 0.3, position = "identity")
length(which(test10000_norm$method == "PO"))/10000
length(which(test10000_norm$method == "ttest"))/10000
length(which(test10000_norm$method == "AfS"))/10000
